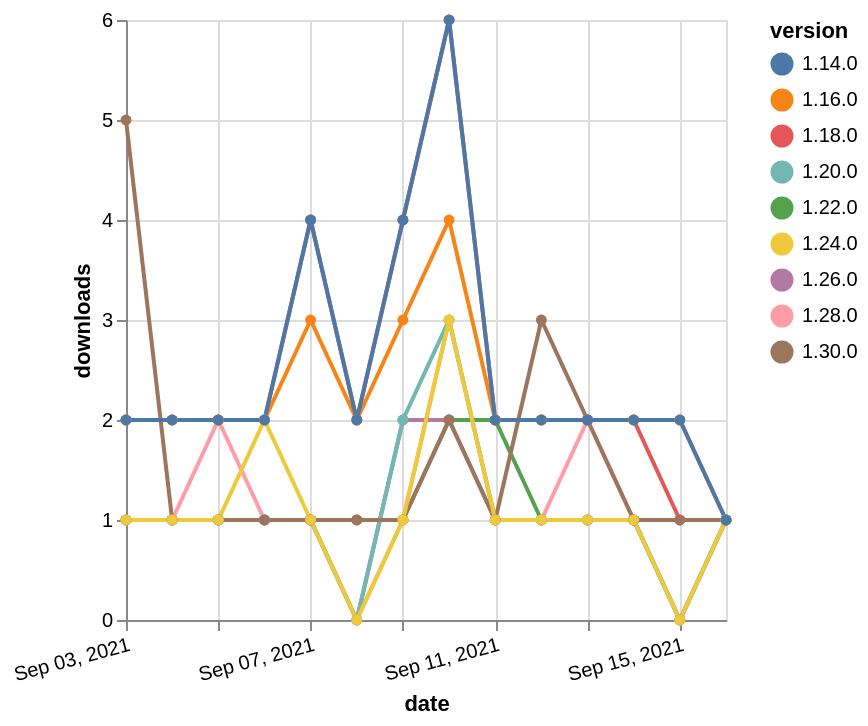

Here is the Vega-Lite specification saved for this chart:
### Vega-Lite specification from a JSON file in a GitHub repository (floating-point values rounded to 4 significant figures)
{"$schema": "https://vega.github.io/schema/vega-lite/v5.json", "description": "A simple bar chart with embedded data.", "data": {"values": [{"date": "2021-09-03", "total": 2549, "delta": 2, "version": "1.18.0"}, {"date": "2021-09-04", "total": 2551, "delta": 2, "version": "1.18.0"}, {"date": "2021-09-05", "total": 2553, "delta": 2, "version": "1.18.0"}, {"date": "2021-09-06", "total": 2555, "delta": 2, "version": "1.18.0"}, {"date": "2021-09-07", "total": 2559, "delta": 4, "version": "1.18.0"}, {"date": "2021-09-08", "total": 2561, "delta": 2, "version": "1.18.0"}, {"date": "2021-09-09", "total": 2565, "delta": 4, "version": "1.18.0"}, {"date": "2021-09-10", "total": 2571, "delta": 6, "version": "1.18.0"}, {"date": "2021-09-11", "total": 2573, "delta": 2, "version": "1.18.0"}, {"date": "2021-09-12", "total": 2575, "delta": 2, "version": "1.18.0"}, {"date": "2021-09-13", "total": 2577, "delta": 2, "version": "1.18.0"}, {"date": "2021-09-14", "total": 2579, "delta": 2, "version": "1.18.0"}, {"date": "2021-09-15", "total": 2580, "delta": 1, "version": "1.18.0"}, {"date": "2021-09-16", "total": 2581, "delta": 1, "version": "1.18.0"}, {"date": "2021-09-03", "total": 220, "delta": 1, "version": "1.22.0"}, {"date": "2021-09-04", "total": 221, "delta": 1, "version": "1.22.0"}, {"date": "2021-09-05", "total": 222, "delta": 1, "version": "1.22.0"}, {"date": "2021-09-06", "total": 223, "delta": 1, "version": "1.22.0"}, {"date": "2021-09-07", "total": 224, "delta": 1, "version": "1.22.0"}, {"date": "2021-09-08", "total": 225, "delta": 1, "version": "1.22.0"}, {"date": "2021-09-09", "total": 226, "delta": 1, "version": "1.22.0"}, {"date": "2021-09-10", "total": 228, "delta": 2, "version": "1.22.0"}, {"date": "2021-09-11", "total": 230, "delta": 2, "version": "1.22.0"}, {"date": "2021-09-12", "total": 231, "delta": 1, "version": "1.22.0"}, {"date": "2021-09-13", "total": 232, "delta": 1, "version": "1.22.0"}, {"date": "2021-09-14", "total": 233, "delta": 1, "version": "1.22.0"}, {"date": "2021-09-15", "total": 233, "delta": 0, "version": "1.22.0"}, {"date": "2021-09-16", "total": 234, "delta": 1, "version": "1.22.0"}, {"date": "2021-09-03", "total": 205, "delta": 1, "version": "1.28.0"}, {"date": "2021-09-04", "total": 206, "delta": 1, "version": "1.28.0"}, {"date": "2021-09-05", "total": 208, "delta": 2, "version": "1.28.0"}, {"date": "2021-09-06", "total": 209, "delta": 1, "version": "1.28.0"}, {"date": "2021-09-07", "total": 210, "delta": 1, "version": "1.28.0"}, {"date": "2021-09-08", "total": 210, "delta": 0, "version": "1.28.0"}, {"date": "2021-09-09", "total": 211, "delta": 1, "version": "1.28.0"}, {"date": "2021-09-10", "total": 214, "delta": 3, "version": "1.28.0"}, {"date": "2021-09-11", "total": 215, "delta": 1, "version": "1.28.0"}, {"date": "2021-09-12", "total": 216, "delta": 1, "version": "1.28.0"}, {"date": "2021-09-13", "total": 218, "delta": 2, "version": "1.28.0"}, {"date": "2021-09-14", "total": 219, "delta": 1, "version": "1.28.0"}, {"date": "2021-09-15", "total": 219, "delta": 0, "version": "1.28.0"}, {"date": "2021-09-16", "total": 220, "delta": 1, "version": "1.28.0"}, {"date": "2021-09-03", "total": 183, "delta": 1, "version": "1.26.0"}, {"date": "2021-09-04", "total": 184, "delta": 1, "version": "1.26.0"}, {"date": "2021-09-05", "total": 185, "delta": 1, "version": "1.26.0"}, {"date": "2021-09-06", "total": 186, "delta": 1, "version": "1.26.0"}, {"date": "2021-09-07", "total": 187, "delta": 1, "version": "1.26.0"}, {"date": "2021-09-08", "total": 187, "delta": 0, "version": "1.26.0"}, {"date": "2021-09-09", "total": 189, "delta": 2, "version": "1.26.0"}, {"date": "2021-09-10", "total": 191, "delta": 2, "version": "1.26.0"}, {"date": "2021-09-11", "total": 192, "delta": 1, "version": "1.26.0"}, {"date": "2021-09-12", "total": 193, "delta": 1, "version": "1.26.0"}, {"date": "2021-09-13", "total": 194, "delta": 1, "version": "1.26.0"}, {"date": "2021-09-14", "total": 195, "delta": 1, "version": "1.26.0"}, {"date": "2021-09-15", "total": 195, "delta": 0, "version": "1.26.0"}, {"date": "2021-09-16", "total": 196, "delta": 1, "version": "1.26.0"}, {"date": "2021-09-03", "total": 279, "delta": 1, "version": "1.20.0"}, {"date": "2021-09-04", "total": 280, "delta": 1, "version": "1.20.0"}, {"date": "2021-09-05", "total": 281, "delta": 1, "version": "1.20.0"}, {"date": "2021-09-06", "total": 282, "delta": 1, "version": "1.20.0"}, {"date": "2021-09-07", "total": 283, "delta": 1, "version": "1.20.0"}, {"date": "2021-09-08", "total": 283, "delta": 0, "version": "1.20.0"}, {"date": "2021-09-09", "total": 285, "delta": 2, "version": "1.20.0"}, {"date": "2021-09-10", "total": 288, "delta": 3, "version": "1.20.0"}, {"date": "2021-09-11", "total": 289, "delta": 1, "version": "1.20.0"}, {"date": "2021-09-12", "total": 290, "delta": 1, "version": "1.20.0"}, {"date": "2021-09-13", "total": 291, "delta": 1, "version": "1.20.0"}, {"date": "2021-09-14", "total": 292, "delta": 1, "version": "1.20.0"}, {"date": "2021-09-15", "total": 292, "delta": 0, "version": "1.20.0"}, {"date": "2021-09-16", "total": 293, "delta": 1, "version": "1.20.0"}, {"date": "2021-09-03", "total": 2599, "delta": 2, "version": "1.16.0"}, {"date": "2021-09-04", "total": 2601, "delta": 2, "version": "1.16.0"}, {"date": "2021-09-05", "total": 2603, "delta": 2, "version": "1.16.0"}, {"date": "2021-09-06", "total": 2605, "delta": 2, "version": "1.16.0"}, {"date": "2021-09-07", "total": 2608, "delta": 3, "version": "1.16.0"}, {"date": "2021-09-08", "total": 2610, "delta": 2, "version": "1.16.0"}, {"date": "2021-09-09", "total": 2613, "delta": 3, "version": "1.16.0"}, {"date": "2021-09-10", "total": 2617, "delta": 4, "version": "1.16.0"}, {"date": "2021-09-11", "total": 2619, "delta": 2, "version": "1.16.0"}, {"date": "2021-09-12", "total": 2621, "delta": 2, "version": "1.16.0"}, {"date": "2021-09-13", "total": 2623, "delta": 2, "version": "1.16.0"}, {"date": "2021-09-14", "total": 2625, "delta": 2, "version": "1.16.0"}, {"date": "2021-09-15", "total": 2627, "delta": 2, "version": "1.16.0"}, {"date": "2021-09-16", "total": 2628, "delta": 1, "version": "1.16.0"}, {"date": "2021-09-03", "total": 133, "delta": 5, "version": "1.30.0"}, {"date": "2021-09-04", "total": 134, "delta": 1, "version": "1.30.0"}, {"date": "2021-09-05", "total": 135, "delta": 1, "version": "1.30.0"}, {"date": "2021-09-06", "total": 136, "delta": 1, "version": "1.30.0"}, {"date": "2021-09-07", "total": 137, "delta": 1, "version": "1.30.0"}, {"date": "2021-09-08", "total": 138, "delta": 1, "version": "1.30.0"}, {"date": "2021-09-09", "total": 139, "delta": 1, "version": "1.30.0"}, {"date": "2021-09-10", "total": 141, "delta": 2, "version": "1.30.0"}, {"date": "2021-09-11", "total": 142, "delta": 1, "version": "1.30.0"}, {"date": "2021-09-12", "total": 145, "delta": 3, "version": "1.30.0"}, {"date": "2021-09-13", "total": 147, "delta": 2, "version": "1.30.0"}, {"date": "2021-09-14", "total": 148, "delta": 1, "version": "1.30.0"}, {"date": "2021-09-15", "total": 149, "delta": 1, "version": "1.30.0"}, {"date": "2021-09-16", "total": 150, "delta": 1, "version": "1.30.0"}, {"date": "2021-09-03", "total": 214, "delta": 1, "version": "1.24.0"}, {"date": "2021-09-04", "total": 215, "delta": 1, "version": "1.24.0"}, {"date": "2021-09-05", "total": 216, "delta": 1, "version": "1.24.0"}, {"date": "2021-09-06", "total": 218, "delta": 2, "version": "1.24.0"}, {"date": "2021-09-07", "total": 219, "delta": 1, "version": "1.24.0"}, {"date": "2021-09-08", "total": 219, "delta": 0, "version": "1.24.0"}, {"date": "2021-09-09", "total": 220, "delta": 1, "version": "1.24.0"}, {"date": "2021-09-10", "total": 223, "delta": 3, "version": "1.24.0"}, {"date": "2021-09-11", "total": 224, "delta": 1, "version": "1.24.0"}, {"date": "2021-09-12", "total": 225, "delta": 1, "version": "1.24.0"}, {"date": "2021-09-13", "total": 226, "delta": 1, "version": "1.24.0"}, {"date": "2021-09-14", "total": 227, "delta": 1, "version": "1.24.0"}, {"date": "2021-09-15", "total": 227, "delta": 0, "version": "1.24.0"}, {"date": "2021-09-16", "total": 228, "delta": 1, "version": "1.24.0"}, {"date": "2021-09-03", "total": 3129, "delta": 2, "version": "1.14.0"}, {"date": "2021-09-04", "total": 3131, "delta": 2, "version": "1.14.0"}, {"date": "2021-09-05", "total": 3133, "delta": 2, "version": "1.14.0"}, {"date": "2021-09-06", "total": 3135, "delta": 2, "version": "1.14.0"}, {"date": "2021-09-07", "total": 3139, "delta": 4, "version": "1.14.0"}, {"date": "2021-09-08", "total": 3141, "delta": 2, "version": "1.14.0"}, {"date": "2021-09-09", "total": 3145, "delta": 4, "version": "1.14.0"}, {"date": "2021-09-10", "total": 3151, "delta": 6, "version": "1.14.0"}, {"date": "2021-09-11", "total": 3153, "delta": 2, "version": "1.14.0"}, {"date": "2021-09-12", "total": 3155, "delta": 2, "version": "1.14.0"}, {"date": "2021-09-13", "total": 3157, "delta": 2, "version": "1.14.0"}, {"date": "2021-09-14", "total": 3159, "delta": 2, "version": "1.14.0"}, {"date": "2021-09-15", "total": 3161, "delta": 2, "version": "1.14.0"}, {"date": "2021-09-16", "total": 3162, "delta": 1, "version": "1.14.0"}]}, "width": "container", "mark": {"type": "line", "point": {"filled": true}}, "encoding": {"x": {"field": "date", "type": "temporal", "timeUnit": "yearmonthdate", "title": "date", "axis": {"labelAngle": -15}}, "y": {"field": "delta", "type": "quantitative", "title": "downloads"}, "color": {"field": "version", "type": "nominal"}, "tooltip": {"field": "delta"}}}
